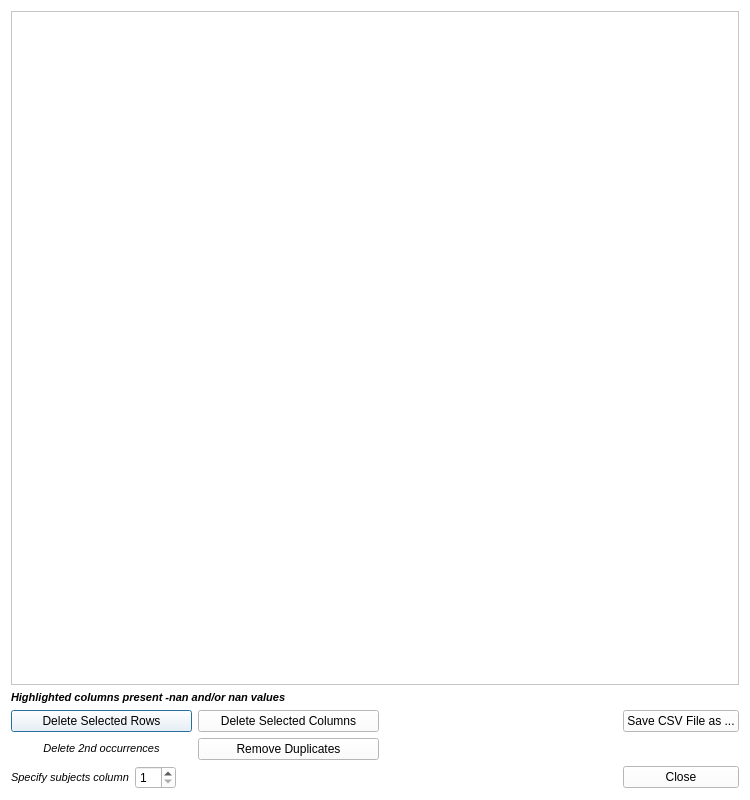
<?xml version="1.0" encoding="UTF-8"?>
<ui version="4.0">
 <class>EditInputDialog</class>
 <widget class="QDialog" name="EditInputDialog">
  <property name="geometry">
   <rect>
    <x>0</x>
    <y>0</y>
    <width>750</width>
    <height>800</height>
   </rect>
  </property>
  <property name="sizePolicy">
   <sizepolicy hsizetype="Preferred" vsizetype="Preferred">
    <horstretch>0</horstretch>
    <verstretch>0</verstretch>
   </sizepolicy>
  </property>
  <property name="palette">
   <palette>
    <active>
     <colorrole role="WindowText">
      <brush brushstyle="SolidPattern">
       <color alpha="255">
        <red>0</red>
        <green>0</green>
        <blue>0</blue>
       </color>
      </brush>
     </colorrole>
     <colorrole role="Button">
      <brush brushstyle="SolidPattern">
       <color alpha="255">
        <red>255</red>
        <green>255</green>
        <blue>255</blue>
       </color>
      </brush>
     </colorrole>
     <colorrole role="Light">
      <brush brushstyle="SolidPattern">
       <color alpha="255">
        <red>255</red>
        <green>255</green>
        <blue>255</blue>
       </color>
      </brush>
     </colorrole>
     <colorrole role="Midlight">
      <brush brushstyle="SolidPattern">
       <color alpha="255">
        <red>255</red>
        <green>255</green>
        <blue>255</blue>
       </color>
      </brush>
     </colorrole>
     <colorrole role="Dark">
      <brush brushstyle="SolidPattern">
       <color alpha="255">
        <red>127</red>
        <green>127</green>
        <blue>127</blue>
       </color>
      </brush>
     </colorrole>
     <colorrole role="Mid">
      <brush brushstyle="SolidPattern">
       <color alpha="255">
        <red>170</red>
        <green>170</green>
        <blue>170</blue>
       </color>
      </brush>
     </colorrole>
     <colorrole role="Text">
      <brush brushstyle="SolidPattern">
       <color alpha="255">
        <red>0</red>
        <green>0</green>
        <blue>0</blue>
       </color>
      </brush>
     </colorrole>
     <colorrole role="BrightText">
      <brush brushstyle="SolidPattern">
       <color alpha="255">
        <red>255</red>
        <green>255</green>
        <blue>255</blue>
       </color>
      </brush>
     </colorrole>
     <colorrole role="ButtonText">
      <brush brushstyle="SolidPattern">
       <color alpha="255">
        <red>0</red>
        <green>0</green>
        <blue>0</blue>
       </color>
      </brush>
     </colorrole>
     <colorrole role="Base">
      <brush brushstyle="SolidPattern">
       <color alpha="255">
        <red>255</red>
        <green>255</green>
        <blue>255</blue>
       </color>
      </brush>
     </colorrole>
     <colorrole role="Window">
      <brush brushstyle="SolidPattern">
       <color alpha="255">
        <red>255</red>
        <green>255</green>
        <blue>255</blue>
       </color>
      </brush>
     </colorrole>
     <colorrole role="Shadow">
      <brush brushstyle="SolidPattern">
       <color alpha="255">
        <red>0</red>
        <green>0</green>
        <blue>0</blue>
       </color>
      </brush>
     </colorrole>
     <colorrole role="AlternateBase">
      <brush brushstyle="SolidPattern">
       <color alpha="255">
        <red>255</red>
        <green>255</green>
        <blue>255</blue>
       </color>
      </brush>
     </colorrole>
     <colorrole role="ToolTipBase">
      <brush brushstyle="SolidPattern">
       <color alpha="255">
        <red>255</red>
        <green>255</green>
        <blue>220</blue>
       </color>
      </brush>
     </colorrole>
     <colorrole role="ToolTipText">
      <brush brushstyle="SolidPattern">
       <color alpha="255">
        <red>0</red>
        <green>0</green>
        <blue>0</blue>
       </color>
      </brush>
     </colorrole>
    </active>
    <inactive>
     <colorrole role="WindowText">
      <brush brushstyle="SolidPattern">
       <color alpha="255">
        <red>0</red>
        <green>0</green>
        <blue>0</blue>
       </color>
      </brush>
     </colorrole>
     <colorrole role="Button">
      <brush brushstyle="SolidPattern">
       <color alpha="255">
        <red>255</red>
        <green>255</green>
        <blue>255</blue>
       </color>
      </brush>
     </colorrole>
     <colorrole role="Light">
      <brush brushstyle="SolidPattern">
       <color alpha="255">
        <red>255</red>
        <green>255</green>
        <blue>255</blue>
       </color>
      </brush>
     </colorrole>
     <colorrole role="Midlight">
      <brush brushstyle="SolidPattern">
       <color alpha="255">
        <red>255</red>
        <green>255</green>
        <blue>255</blue>
       </color>
      </brush>
     </colorrole>
     <colorrole role="Dark">
      <brush brushstyle="SolidPattern">
       <color alpha="255">
        <red>127</red>
        <green>127</green>
        <blue>127</blue>
       </color>
      </brush>
     </colorrole>
     <colorrole role="Mid">
      <brush brushstyle="SolidPattern">
       <color alpha="255">
        <red>170</red>
        <green>170</green>
        <blue>170</blue>
       </color>
      </brush>
     </colorrole>
     <colorrole role="Text">
      <brush brushstyle="SolidPattern">
       <color alpha="255">
        <red>0</red>
        <green>0</green>
        <blue>0</blue>
       </color>
      </brush>
     </colorrole>
     <colorrole role="BrightText">
      <brush brushstyle="SolidPattern">
       <color alpha="255">
        <red>255</red>
        <green>255</green>
        <blue>255</blue>
       </color>
      </brush>
     </colorrole>
     <colorrole role="ButtonText">
      <brush brushstyle="SolidPattern">
       <color alpha="255">
        <red>0</red>
        <green>0</green>
        <blue>0</blue>
       </color>
      </brush>
     </colorrole>
     <colorrole role="Base">
      <brush brushstyle="SolidPattern">
       <color alpha="255">
        <red>255</red>
        <green>255</green>
        <blue>255</blue>
       </color>
      </brush>
     </colorrole>
     <colorrole role="Window">
      <brush brushstyle="SolidPattern">
       <color alpha="255">
        <red>255</red>
        <green>255</green>
        <blue>255</blue>
       </color>
      </brush>
     </colorrole>
     <colorrole role="Shadow">
      <brush brushstyle="SolidPattern">
       <color alpha="255">
        <red>0</red>
        <green>0</green>
        <blue>0</blue>
       </color>
      </brush>
     </colorrole>
     <colorrole role="AlternateBase">
      <brush brushstyle="SolidPattern">
       <color alpha="255">
        <red>255</red>
        <green>255</green>
        <blue>255</blue>
       </color>
      </brush>
     </colorrole>
     <colorrole role="ToolTipBase">
      <brush brushstyle="SolidPattern">
       <color alpha="255">
        <red>255</red>
        <green>255</green>
        <blue>220</blue>
       </color>
      </brush>
     </colorrole>
     <colorrole role="ToolTipText">
      <brush brushstyle="SolidPattern">
       <color alpha="255">
        <red>0</red>
        <green>0</green>
        <blue>0</blue>
       </color>
      </brush>
     </colorrole>
    </inactive>
    <disabled>
     <colorrole role="WindowText">
      <brush brushstyle="SolidPattern">
       <color alpha="255">
        <red>127</red>
        <green>127</green>
        <blue>127</blue>
       </color>
      </brush>
     </colorrole>
     <colorrole role="Button">
      <brush brushstyle="SolidPattern">
       <color alpha="255">
        <red>255</red>
        <green>255</green>
        <blue>255</blue>
       </color>
      </brush>
     </colorrole>
     <colorrole role="Light">
      <brush brushstyle="SolidPattern">
       <color alpha="255">
        <red>255</red>
        <green>255</green>
        <blue>255</blue>
       </color>
      </brush>
     </colorrole>
     <colorrole role="Midlight">
      <brush brushstyle="SolidPattern">
       <color alpha="255">
        <red>255</red>
        <green>255</green>
        <blue>255</blue>
       </color>
      </brush>
     </colorrole>
     <colorrole role="Dark">
      <brush brushstyle="SolidPattern">
       <color alpha="255">
        <red>127</red>
        <green>127</green>
        <blue>127</blue>
       </color>
      </brush>
     </colorrole>
     <colorrole role="Mid">
      <brush brushstyle="SolidPattern">
       <color alpha="255">
        <red>170</red>
        <green>170</green>
        <blue>170</blue>
       </color>
      </brush>
     </colorrole>
     <colorrole role="Text">
      <brush brushstyle="SolidPattern">
       <color alpha="255">
        <red>127</red>
        <green>127</green>
        <blue>127</blue>
       </color>
      </brush>
     </colorrole>
     <colorrole role="BrightText">
      <brush brushstyle="SolidPattern">
       <color alpha="255">
        <red>255</red>
        <green>255</green>
        <blue>255</blue>
       </color>
      </brush>
     </colorrole>
     <colorrole role="ButtonText">
      <brush brushstyle="SolidPattern">
       <color alpha="255">
        <red>127</red>
        <green>127</green>
        <blue>127</blue>
       </color>
      </brush>
     </colorrole>
     <colorrole role="Base">
      <brush brushstyle="SolidPattern">
       <color alpha="255">
        <red>255</red>
        <green>255</green>
        <blue>255</blue>
       </color>
      </brush>
     </colorrole>
     <colorrole role="Window">
      <brush brushstyle="SolidPattern">
       <color alpha="255">
        <red>255</red>
        <green>255</green>
        <blue>255</blue>
       </color>
      </brush>
     </colorrole>
     <colorrole role="Shadow">
      <brush brushstyle="SolidPattern">
       <color alpha="255">
        <red>0</red>
        <green>0</green>
        <blue>0</blue>
       </color>
      </brush>
     </colorrole>
     <colorrole role="AlternateBase">
      <brush brushstyle="SolidPattern">
       <color alpha="255">
        <red>255</red>
        <green>255</green>
        <blue>255</blue>
       </color>
      </brush>
     </colorrole>
     <colorrole role="ToolTipBase">
      <brush brushstyle="SolidPattern">
       <color alpha="255">
        <red>255</red>
        <green>255</green>
        <blue>220</blue>
       </color>
      </brush>
     </colorrole>
     <colorrole role="ToolTipText">
      <brush brushstyle="SolidPattern">
       <color alpha="255">
        <red>0</red>
        <green>0</green>
        <blue>0</blue>
       </color>
      </brush>
     </colorrole>
    </disabled>
   </palette>
  </property>
  <property name="windowTitle">
   <string>Dialog</string>
  </property>
  <layout class="QVBoxLayout" name="verticalLayout">
   <item>
    <widget class="QTableWidget" name="EditInputDialog_data_tableWidget"/>
   </item>
   <item>
    <layout class="QGridLayout" name="gridLayout">
     <item row="2" column="0">
      <widget class="QLabel" name="EditInputDialog_removeDuplicates_label">
       <property name="text">
        <string>&lt;html&gt;&lt;head/&gt;&lt;body&gt;&lt;p&gt;&lt;span style=&quot; font-size:8pt; font-style:italic;&quot;&gt;Delete 2nd occurrences&lt;/span&gt;&lt;/p&gt;&lt;/body&gt;&lt;/html&gt;</string>
       </property>
       <property name="alignment">
        <set>Qt::AlignCenter</set>
       </property>
      </widget>
     </item>
     <item row="2" column="2">
      <widget class="QLabel" name="EditInputDialog_removeDuplicates_info_label">
       <property name="sizePolicy">
        <sizepolicy hsizetype="Preferred" vsizetype="Preferred">
         <horstretch>0</horstretch>
         <verstretch>0</verstretch>
        </sizepolicy>
       </property>
       <property name="minimumSize">
        <size>
         <width>0</width>
         <height>0</height>
        </size>
       </property>
       <property name="maximumSize">
        <size>
         <width>181</width>
         <height>16777215</height>
        </size>
       </property>
       <property name="text">
        <string/>
       </property>
       <property name="alignment">
        <set>Qt::AlignLeading|Qt::AlignLeft|Qt::AlignVCenter</set>
       </property>
      </widget>
     </item>
     <item row="1" column="0">
      <widget class="QPushButton" name="EditInputDialog_deleteRows_pushButton">
       <property name="sizePolicy">
        <sizepolicy hsizetype="Fixed" vsizetype="Fixed">
         <horstretch>0</horstretch>
         <verstretch>0</verstretch>
        </sizepolicy>
       </property>
       <property name="minimumSize">
        <size>
         <width>181</width>
         <height>0</height>
        </size>
       </property>
       <property name="maximumSize">
        <size>
         <width>181</width>
         <height>16777215</height>
        </size>
       </property>
       <property name="text">
        <string>Delete Selected Rows</string>
       </property>
      </widget>
     </item>
     <item row="1" column="1">
      <widget class="QPushButton" name="EditInputDialog_deleteColumns_pushButton">
       <property name="sizePolicy">
        <sizepolicy hsizetype="Fixed" vsizetype="Fixed">
         <horstretch>0</horstretch>
         <verstretch>0</verstretch>
        </sizepolicy>
       </property>
       <property name="minimumSize">
        <size>
         <width>181</width>
         <height>0</height>
        </size>
       </property>
       <property name="maximumSize">
        <size>
         <width>181</width>
         <height>16777215</height>
        </size>
       </property>
       <property name="text">
        <string>Delete Selected Columns</string>
       </property>
      </widget>
     </item>
     <item row="2" column="3">
      <spacer name="EditInputDialog_removeDuplicates_horizontalSpacer">
       <property name="orientation">
        <enum>Qt::Horizontal</enum>
       </property>
       <property name="sizeHint" stdset="0">
        <size>
         <width>40</width>
         <height>20</height>
        </size>
       </property>
      </spacer>
     </item>
     <item row="3" column="0" colspan="2">
      <layout class="QHBoxLayout" name="EditInputDialog_subjectColumn_horizontalLayout">
       <item>
        <widget class="QLabel" name="EditInputDialog_subjectColumn_label">
         <property name="sizePolicy">
          <sizepolicy hsizetype="Preferred" vsizetype="Fixed">
           <horstretch>0</horstretch>
           <verstretch>0</verstretch>
          </sizepolicy>
         </property>
         <property name="text">
          <string>&lt;html&gt;&lt;head/&gt;&lt;body&gt;&lt;p&gt;&lt;span style=&quot; font-size:8pt; font-style:italic;&quot;&gt;Specify subjects column&lt;/span&gt;&lt;/p&gt;&lt;/body&gt;&lt;/html&gt;</string>
         </property>
        </widget>
       </item>
       <item>
        <widget class="QSpinBox" name="EditInputDialog_subjectColumnID_spinBox">
         <property name="sizePolicy">
          <sizepolicy hsizetype="Fixed" vsizetype="Fixed">
           <horstretch>0</horstretch>
           <verstretch>0</verstretch>
          </sizepolicy>
         </property>
         <property name="minimum">
          <number>1</number>
         </property>
        </widget>
       </item>
       <item>
        <spacer name="EditInputDialog_subjectColumn_horizontalSpacer">
         <property name="orientation">
          <enum>Qt::Horizontal</enum>
         </property>
         <property name="sizeHint" stdset="0">
          <size>
           <width>40</width>
           <height>20</height>
          </size>
         </property>
        </spacer>
       </item>
      </layout>
     </item>
     <item row="2" column="1">
      <widget class="QPushButton" name="EditInputDialog_removeDuplicates_pushButton">
       <property name="sizePolicy">
        <sizepolicy hsizetype="Preferred" vsizetype="Fixed">
         <horstretch>0</horstretch>
         <verstretch>0</verstretch>
        </sizepolicy>
       </property>
       <property name="minimumSize">
        <size>
         <width>0</width>
         <height>0</height>
        </size>
       </property>
       <property name="text">
        <string>Remove Duplicates</string>
       </property>
      </widget>
     </item>
     <item row="1" column="4">
      <widget class="QPushButton" name="EditInputDialog_saveFile_pushButton">
       <property name="sizePolicy">
        <sizepolicy hsizetype="Preferred" vsizetype="Fixed">
         <horstretch>0</horstretch>
         <verstretch>0</verstretch>
        </sizepolicy>
       </property>
       <property name="text">
        <string>Save CSV File as ...</string>
       </property>
      </widget>
     </item>
     <item row="3" column="4">
      <widget class="QPushButton" name="EditInputDialog_close_pushButton">
       <property name="sizePolicy">
        <sizepolicy hsizetype="Preferred" vsizetype="Fixed">
         <horstretch>0</horstretch>
         <verstretch>0</verstretch>
        </sizepolicy>
       </property>
       <property name="text">
        <string>Close</string>
       </property>
      </widget>
     </item>
     <item row="0" column="0" colspan="2">
      <widget class="QLabel" name="EditInputDialog_nanValues_label">
       <property name="text">
        <string>&lt;html&gt;&lt;head/&gt;&lt;body&gt;&lt;p&gt;&lt;span style=&quot; font-size:8pt; font-weight:600; font-style:italic;&quot;&gt;Highlighted columns present -nan and/or nan values&lt;/span&gt;&lt;/p&gt;&lt;/body&gt;&lt;/html&gt;</string>
       </property>
      </widget>
     </item>
    </layout>
   </item>
  </layout>
 </widget>
 <tabstops>
  <tabstop>EditInputDialog_data_tableWidget</tabstop>
  <tabstop>EditInputDialog_deleteRows_pushButton</tabstop>
  <tabstop>EditInputDialog_deleteColumns_pushButton</tabstop>
  <tabstop>EditInputDialog_removeDuplicates_pushButton</tabstop>
  <tabstop>EditInputDialog_subjectColumnID_spinBox</tabstop>
  <tabstop>EditInputDialog_saveFile_pushButton</tabstop>
  <tabstop>EditInputDialog_close_pushButton</tabstop>
 </tabstops>
 <resources/>
 <connections>
  <connection>
   <sender>EditInputDialog_close_pushButton</sender>
   <signal>clicked()</signal>
   <receiver>EditInputDialog</receiver>
   <slot>close()</slot>
   <hints>
    <hint type="sourcelabel">
     <x>773</x>
     <y>738</y>
    </hint>
    <hint type="destinationlabel">
     <x>767</x>
     <y>744</y>
    </hint>
   </hints>
  </connection>
 </connections>
</ui>
